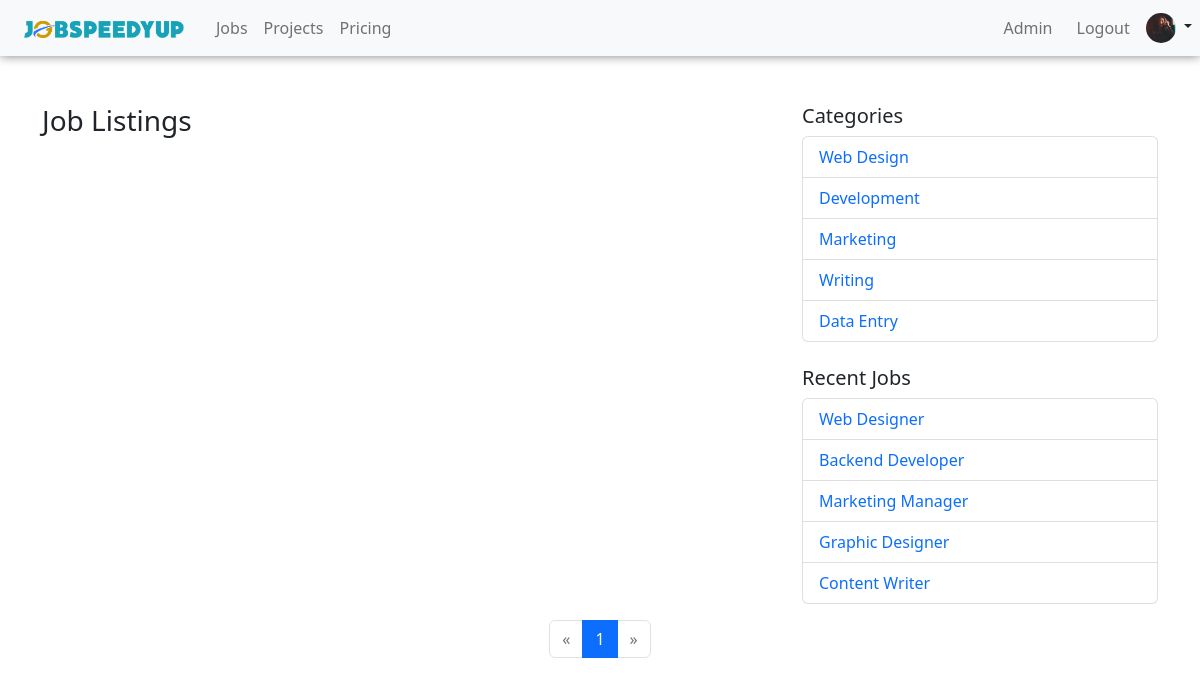
The app's page /jobs/ (signed in), older data.
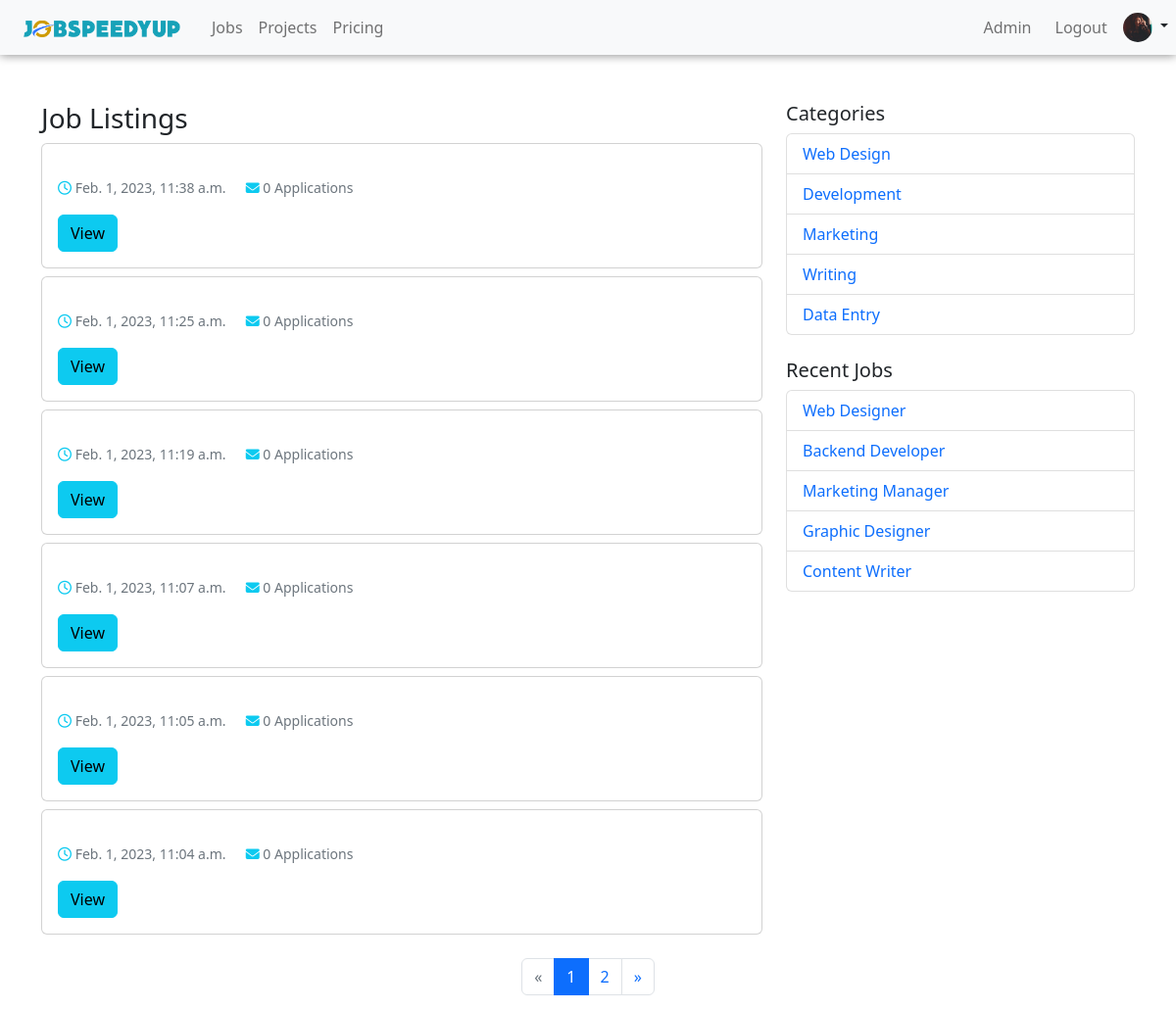
The same page, newer data.
### jobs/models.py (models this page shows, shortened)
class Job(models.Model):
    JOB_STATUS = (
        ("Open", "Open"),
        ("Closed", "Closed"),
    )
    company_name = models.CharField(max_length=200, blank=False, null=False)
    company_description = models.CharField(max_length=200, blank=True, null=True)
    location = models.CharField(max_length=200, blank=True, null=True)
    job_title = models.CharField(max_length=200, blank=True, null=True)
    job_description = models.TextField(blank=False)
    pub_date = models.DateTimeField(default=timezone.now)
    budget = models.CharField(max_length=20, help_text="eg, 15-35 USD",null=True, blank=True)
    author = models.ForeignKey(User, on_delete=models.CASCADE)
    thumbnail = ProcessedImageField(upload_to='project_pics', format='JPEG', processors = [ResizeToFill(150,150)],
                options={ 'quality': 100})
    categories = models.ManyToManyField(Category)
    requirements = models.ManyToManyField(Requirement)

### jobs/views.py (the view)
# urls.py: path('',Home.as_view(), name="jobs"),
class Home(PageContextMixin, ListView):
    model = Job
    template_name = 'jobs/home.html'
    context_object_name = 'jobs'
    ordering = '-pub_date'
    paginate_by = 6

### jobs/views.py (called while the page is built)
    def get_context_data(self, **kwargs):
        context = super(PageContextMixin, self).get_context_data(**kwargs)
        context['page_title'] = self.page_title
        return context

### jobs/templates/jobs/home.html (shortened to what this page needs)
{% extends "core/main.html" %}
{% load humanize %}
{% load static %}
{% load crispy_forms_tags %}
{% block content %}
<div class="pt-5"></div>
<div class="container">
    <div class="row">
        <div class="col-lg-8">
            <h3>Job Listings</h1>
            {% for j in jobs %}
            <div class="card mb-2">
                <div class="card-body">
                    <p class="card-text text-info">
                        <small class="me-3"><i class="fa fa-clock-o"></i><span class="text-muted"> {{j.pub_date}}</span></small>
                        <small><i class="fa fa-envelope"></i><span class="text-muted"> 0 Applications</span></small>
                    </p>
                    <a href="{% url 'job_detail' j.pk %}" class="btn btn-info">View</a>
                </div>
            </div>
            {% endfor %}
        </div>
        <div class="col-lg-4">
            <h5>Categories</h5>
            <ul class="list-group">
                <li class="list-group-item"><a href="#">Web Design</a></li>
                <li class="list-group-item"><a href="#">Development</a></li>
                <li class="list-group-item"><a href="#">Marketing</a></li>
                <li class="list-group-item"><a href="#">Writing</a></li>
                <li class="list-group-item"><a href="#">Data Entry</a></li>
            </ul>
            <br>
            <h5>Recent Jobs</h5>
            <ul class="list-group">
                <li class="list-group-item"><a href="#">Web Designer</a></li>
                <li class="list-group-item"><a href="#">Backend Developer</a></li>
                <li class="list-group-item"><a href="#">Marketing Manager</a></li>
                <li class="list-group-item"><a href="#">Graphic Designer</a></li>
                <li class="list-group-item"><a href="#">Content Writer</a></li>
            </ul>
        </div>
    </div>
    <div class="d-flex justify-content-center mt-3">
        <nav>
            <ul class="pagination">
                {% if page_obj.has_previous %}
                    <li class="page-item">
                        <a class="page-link" href="?page={{ page_obj.previous_page_number }}" aria-label="Previous">
                            <span aria-hidden="true">&laquo;</span>
                            <span class="sr-only">Previous</span>
                        </a>
                    </li>
                {% else %}
                    <li class="page-item disabled">
                        <a class="page-link" href="#" aria-label="Previous">
                            <span aria-hidden="true">&laquo;</span>
                        </a>
                    </li>
                {% endif %}
                {% for num in page_obj.paginator.page_range %}
                    {% if page_obj.number == num %}
                        <li class="page-item active"><a class="page-link" href="#">{{ num }}</a></li>
                    {% elif num > page_obj.number|add:'-3' and num < page_obj.number|add:'3' %}
                        <li class="page-item"><a class="page-link" href="?page={{ num }}">{{ num }}</a></li>
                    {% endif %}
                {% endfor %}
                {% if page_obj.has_next %}
                    <li class="page-item">
                        <a class="page-link" href="?page={{ page_obj.next_page_number }}" aria-label="Next">
                            <span aria-hidden="true">&raquo;</span>
                        </a>
                    </li>
                {% else %}
                    <li class="page-item disabled">
                        <a class="page-link" href="#" aria-label="Next">
                            <span aria-hidden="true">&raquo;</span>
                        </a>
                    </li>
                {% endif %}
            </ul>
        </nav>
    </div>
</div>
{% endblock content%}

Row changes from the older to the newer data that the page shows:
added Job: pub_date "Feb. 1, 2023, 11:38 a.m."
added Job: pub_date "Feb. 1, 2023, 11:25 a.m."
added Job: pub_date "Feb. 1, 2023, 11:19 a.m."
added Job: pub_date "Feb. 1, 2023, 11:07 a.m."
added Job: pub_date "Feb. 1, 2023, 11:05 a.m."
added Job: pub_date "Feb. 1, 2023, 11:04 a.m."
Text that changed along with them:
new list line: "2"
